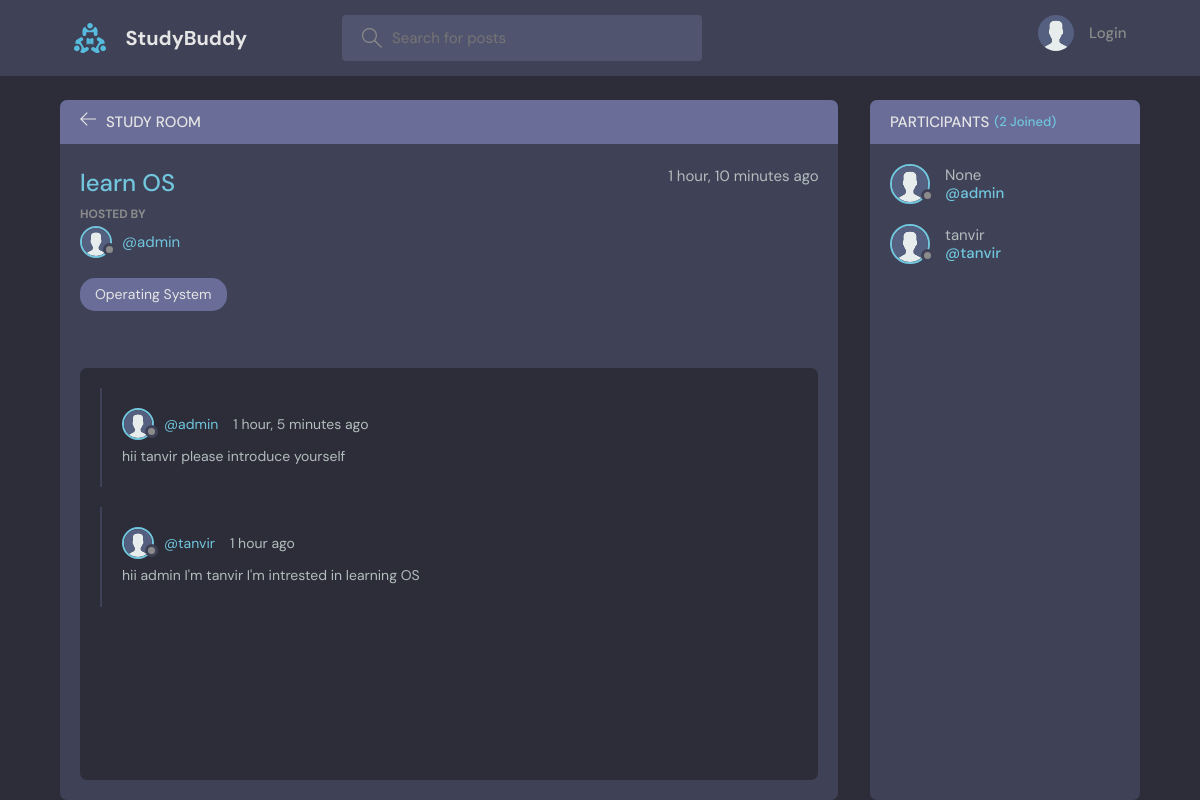
Page /room/2/ on the committed database.
### base/models.py (models this page shows, shortened)
class Room(models.Model):
    host = models.ForeignKey(User, on_delete=models.SET_NULL, null=True)
    topic = models.ForeignKey(Topic, on_delete=models.SET_NULL, null=True)
    name = models.CharField(max_length=200)
    description = models.TextField(null=True, blank=True)
    participants = models.ManyToManyField(
        User, related_name='participants', blank=True)
    updated = models.DateTimeField(auto_now=True)
    created = models.DateTimeField(auto_now_add=True)
    private=models.BooleanField(default=False)
    class Meta:
        ordering = ['-updated', '-created']

class User(AbstractUser):
    name = models.CharField(max_length=200, null=True)
    email = models.EmailField(unique=True, null=True)
    bio = models.TextField(null=True)
    avatar = models.ImageField(null=True, default="avatar.svg")
    USERNAME_FIELD = 'email'
    REQUIRED_FIELDS = ['username']  # Add 'username' to REQUIRED_FIELDS

class Topic(models.Model):
    name = models.CharField(max_length=200)
    def __str__(self):
        return self.name

class Message(models.Model):
    user = models.ForeignKey(User, on_delete=models.CASCADE)
    room = models.ForeignKey(Room, on_delete=models.CASCADE)
    body = models.TextField()
    updated = models.DateTimeField(auto_now=True)
    created = models.DateTimeField(auto_now_add=True)
    class Meta:
        ordering = ['updated', 'created']

### base/views.py (the view, shortened to what this page needs)
# urls.py: path('room/<str:pk>/', views.room, name="room"),
def room(request, pk):
    room = Room.objects.get(id=pk)
    room_messages = room.message_set.all()
    participants = room.participants.all()
    joinRequests = room.join_requests.all()
    requested=False
    for joinRequest in joinRequests:
        if request.user == joinRequest.applicant:
            requested=True
    is_participant = request.user in participants
    if room.private == True:
        if is_participant:
            if request.method == 'POST':
                message = Message.objects.create(
                    user=request.user,
                    room=room,
                    body=request.POST.get('body')
                )
                room.participants.add(request.user)
                return redirect('room', pk=room.id)
        elif not is_participant and not requested:
            if request.method=='POST':
                JoinRequest.objects.create(
                    room=room,
                    applicant=request.user,
                )
                requested=True
                return redirect('room', pk=room.id)
    context = {'room': room, 'room_messages': room_messages,
               'participants': participants,
               'is_participant':is_participant,'joinRequests':joinRequests,'requested':requested}  #my context
    return render(request, 'base/room.html', context)

### base/templates/base/room.html (shortened to what this page needs)
{% extends 'main.html' %}
{% block content %}
<main class="profile-page layout layout--2">
  <div class="container">
    <div class="room">
      <div class="room__top">
        <div class="room__topLeft">
          <a href="{% url 'home' %}">
            <svg version="1.1" xmlns="http://www.w3.org/2000/svg" width="32" height="32" viewBox="0 0 32 32">
              <title>arrow-left</title>
              <path
                d="M13.723 2.286l-13.723 13.714 13.719 13.714 1.616-1.611-10.96-10.96h27.625v-2.286h-27.625l10.965-10.965-1.616-1.607z">
              </path>
            </svg>
          </a>
          <h3>Study Room</h3>
        </div>
      </div>
      <div class="room__box scroll">
        <div class="room__header scroll">
          <div class="room__info">
            <h3>{{room.name}}</h3>
            <span>{{room.created|timesince}} ago</span>
          </div>
          <div class="room__hosted">
            <p>Hosted By</p>
            <a href="{% url 'user-profile' room.host.id %}" class="room__author">
              <div class="avatar avatar--small">
                <img src="{{room.host.avatar.url}}" />
              </div>
              <span>@{{room.host.username}}</span>
            </a>
          </div>
          <span class="room__topics">{{room.topic}}</span>
        </div>
        <div class="room__conversation">
          <div class="threads scroll">
            {% for message in room_messages %}
            <div class="thread">
              <div class="thread__top">
                <div class="thread__author">
                  <a href="{% url 'user-profile' message.user.id %}" class="thread__authorInfo">
                    <div class="avatar avatar--small">
                      <img src="{{message.user.avatar.url}}" />
                    </div>
                    <span>@{{message.user.username}}</span>
                  </a>
                  <span class="thread__date">{{message.created|timesince}} ago</span>
                </div>
              </div>
              <div class="thread__details">
                {{message.body}}
              </div>
            </div>
            {% endfor %}
          </div>
        </div>
      </div>
    </div>
    <div class="participants">
      <h3 class="participants__top">Participants <span>({{participants.count}} Joined)</span></h3>
      <div class="participants__list scroll">
        {% for user in participants %}
        <a href="{%  url 'user-profile' user.id %}" class="participant">
          <div class="avatar avatar--medium">
            <img src="{{user.avatar.url}}" />
          </div>
          <p>
            {{user.name}}
            <span>@{{user.username}}</span>
          </p>
        </a>
        {% endfor %}
      </div>
    </div>
  </div>
</main>
{% endblock content %}

### rows in the picture
Room: name "learn OS", created "1 hour, 10 minutes", host.avatar (placeholder picture), host.username "admin", topic "Operating System"
Message: user.avatar (placeholder picture), user.username "admin", created "1 hour, 5 minutes", body "hii tanvir please introduce yourself"
Message: user.avatar (placeholder picture), user.username "tanvir", created "1 hour", body "hii admin I'm tanvir I'm intrested in learning OS"
User: avatar (placeholder picture), name "None", username "admin"
User: avatar (placeholder picture), name "tanvir", username "tanvir"

### other values in the picture
{{ participants.count }} "2"
